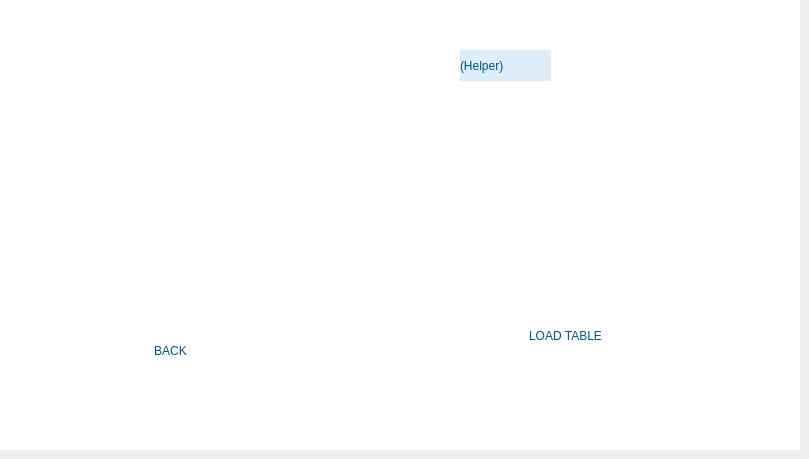
      <widget class="QWidget" name="cr_show_helper">
       <widget class="QPushButton" name="pushButton_114">
        <property name="geometry">
         <rect>
          <x>130</x>
          <y>340</y>
          <width>81</width>
          <height>21</height>
         </rect>
        </property>
        <property name="styleSheet">
         <string notr="true">color: rgb(0, 85, 127);
background-color: rgb(255, 255, 255);
font: 700 10pt &quot;Segoe UI&quot;;
border-radius: 6px;</string>
        </property>
        <property name="text">
         <string>BACK</string>
        </property>
       </widget>
       <widget class="QPushButton" name="pushButton_115">
        <property name="geometry">
         <rect>
          <x>510</x>
          <y>320</y>
          <width>111</width>
          <height>31</height>
         </rect>
        </property>
        <property name="styleSheet">
         <string notr="true">color: rgb(0, 85, 127);
background-color: rgb(255, 255, 255);
font: 700 10pt &quot;Segoe UI&quot;;
border-radius: 6px;</string>
        </property>
        <property name="text">
         <string>LOAD TABLE</string>
        </property>
        <property name="icon">
         <iconset resource="IMAGE.qrc">
          <normaloff>:/pic/images/loading.png</normaloff>:/pic/images/loading.png</iconset>
        </property>
       </widget>
       <widget class="QTableView" name="tableView_18">
        <property name="geometry">
         <rect>
          <x>150</x>
          <y>90</y>
          <width>471</width>
          <height>221</height>
         </rect>
        </property>
        <property name="styleSheet">
         <string notr="true">background-color: rgb(255, 255, 255);
border-color: rgb(0, 0, 0);
border-radius: 6px;</string>
        </property>
       </widget>
       <widget class="QLabel" name="label_63">
        <property name="geometry">
         <rect>
          <x>0</x>
          <y>0</y>
          <width>800</width>
          <height>450</height>
         </rect>
        </property>
        <property name="styleSheet">
         <string notr="true">font: 14pt &quot;Segoe UI&quot;;
background-color: rgb(255, 255, 255);
text-decoration: underline;</string>
        </property>
        <property name="text">
         <string/>
        </property>
        <property name="pixmap">
         <pixmap resource="IMAGE.qrc">:/pic/images/User.jpg</pixmap>
        </property>
        <property name="scaledContents">
         <bool>true</bool>
        </property>
       </widget>
       <widget class="QLabel" name="label_65">
        <property name="geometry">
         <rect>
          <x>460</x>
          <y>50</y>
          <width>91</width>
          <height>31</height>
         </rect>
        </property>
        <property name="styleSheet">
         <string notr="true">color: rgb(0, 85, 127);
background-color: rgb(222, 237, 250);
font: 12pt &quot;Lucida Calligraphy&quot;;</string>
        </property>
        <property name="text">
         <string>(Helper)</string>
        </property>
       </widget>
       <zorder>label_63</zorder>
       <zorder>pushButton_114</zorder>
       <zorder>pushButton_115</zorder>
       <zorder>tableView_18</zorder>
       <zorder>label_65</zorder>
      </widget>
